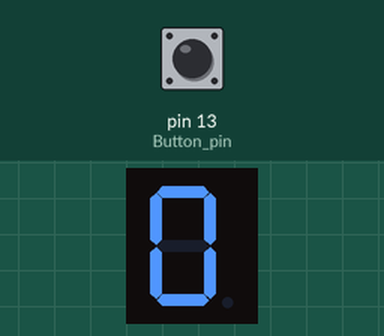
This sketch was run on a simulated Arduino Uno, built with avr-gcc and run on an emulated ATmega328P. Parts: 1-digit seven-segment display. Wiring (inferred from the names in the program): 1-digit 7-segment display, segments lit when HIGH: segments pin 2, pin 3, pin 4, pin 5, pin 6, pin 7, pin 8, pin 9. The test bench sets the inputs (shaded band); at power-on: pin 13 (Button_pin) LOW. The segment pins are drawn as the display they are named for.

Above: at 1.2 s.
1.3 s: pin 13 (Button_pin) pulled HIGH for 0.15 s
At 2.7 s:
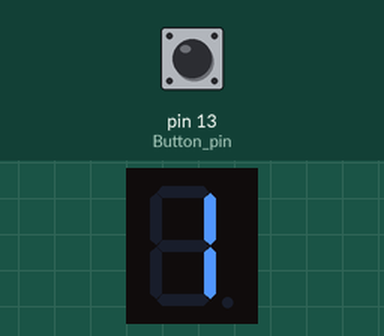
3.0 s: pin 13 (Button_pin) pulled HIGH for 1 s
At 4.2 s:
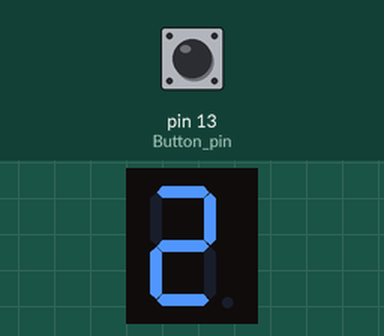
5.5 s: pin 13 (Button_pin) pulled HIGH for 0.15 s
At 6.2 s:
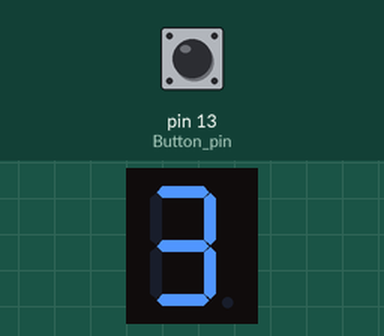
7.2 s: pin 13 (Button_pin) pulled HIGH for 1 s
At 8.7 s:
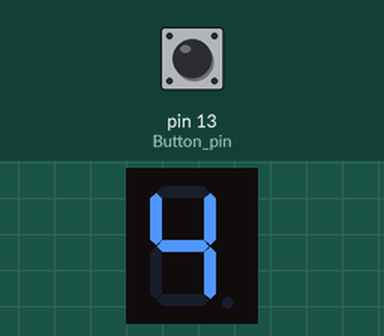
Timing chart, 0 to 10.2 s (numbered marks = the images above; inputs shaded):
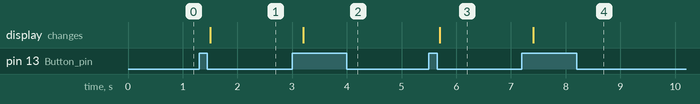

The sketch:

code.ino
```cpp
#define A 2
#define B 3
#define C 4
#define D 5
#define E 6
#define F 7
#define G 8
#define dp 9

int ButtonState = 0;
int LastButtonState = 0;  // To store the previous state of the button
int Current_State = 0;  // Start at 0
int ButtonPressDelay = 200;  // Debounce delay for the button

const int SegmentPins[] = {A, B, C, D, E, F, G, dp};

const bool digitPatterns[10][8] = {
    {1, 1, 1, 1, 1, 1, 0, 0}, // 0
    {0, 1, 1, 0, 0, 0, 0, 0}, // 1
    {1, 1, 0, 1, 1, 0, 1, 0}, // 2
    {1, 1, 1, 1, 0, 0, 1, 0}, // 3
    {0, 1, 1, 0, 0, 1, 1, 0}, // 4
    {1, 0, 1, 1, 0, 1, 1, 0}, // 5
    {1, 0, 1, 1, 1, 1, 1, 0}, // 6
    {1, 1, 1, 0, 0, 0, 0, 0}, // 7
    {1, 1, 1, 1, 1, 1, 1, 0}, // 8
    {1, 1, 1, 1, 0, 1, 1, 0}  // 9
};

void setup() {
    for (int i = 0; i < 8; i++) {
        pinMode(SegmentPins[i], OUTPUT);
    }
    pinMode(13, INPUT);  // Button pin
}

void loop() {
    ButtonState = digitalRead(13);

    // Detect a button press (ButtonState HIGH to LOW transition)
    if (ButtonState == HIGH && LastButtonState == LOW) {
        delay(ButtonPressDelay);  // Simple debounce
        Current_State++;  // Increment the state (digit to show)

        // Ensure the state wraps around after 9 (reset to 0)
        if (Current_State > 9) {
            Current_State = 0;
        }
    }

    // Update the display based on the Current_State
    for (int i = 0; i < 8; i++) {
        digitalWrite(SegmentPins[i], digitPatterns[Current_State][i]);
    }

    // Store the last button state for next comparison
    LastButtonState = ButtonState;

    delay(100);  // Delay to make sure display is stable
}
```

Measured:
- after the input at 1.3 s, the display: changes after 0.20 s (image 1)
- after the input at 3.0 s, the display: changes after 0.20 s (image 2)
- after the input at 5.5 s, the display: changes after 0.20 s (image 3)
- after the input at 7.2 s, the display: changes after 0.20 s (image 4)
